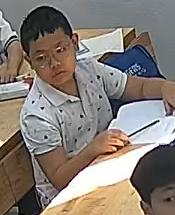
#> input picture test_cases/normal/001-Trần Quang Khải-6A8-6a8_mid-sleep-2026_09_12-073610_073720.jpg, 175 x 215 px
$ python -i normalize_dataset.py   (imports and definitions only)
#> lines starting #> are read from the running program, lines starting #| are printed output that depends on the picture
from __future__ import annotations

import argparse
from collections import Counter
from pathlib import Path

import cv2
import numpy as np

try:
    from .dataset_utils import IMAGE_EXTS, collect_images
except ImportError:
    from dataset_utils import IMAGE_EXTS, collect_images


ROOT = Path(__file__).resolve().parents[1]
IMG_SIZE = 224


# [24 lines left out: functions parse_args, load_image_bgr, not called in this run]


def resize_square(image_bgr: np.ndarray, imgsz: int = IMG_SIZE) -> np.ndarray:
    return cv2.resize(image_bgr, (imgsz, imgsz), interpolation=cv2.INTER_LINEAR)


# [29 lines left out: function letterbox, not called in this run]


def preprocess_image_bgr(image_bgr: np.ndarray, imgsz: int = IMG_SIZE, mode: str = "resize") -> np.ndarray:
    if mode == "resize":
        return resize_square(image_bgr, imgsz)
    if mode == "letterbox":
        return letterbox(image_bgr, imgsz)
    raise ValueError(f"Unknown preprocess mode: {mode}")


def to_nchw_float32(image_bgr: np.ndarray, imgsz: int = IMG_SIZE, mode: str = "resize") -> np.ndarray:
    image_bgr = preprocess_image_bgr(image_bgr, imgsz=imgsz, mode=mode)
    rgb = cv2.cvtColor(image_bgr, cv2.COLOR_BGR2RGB).astype(np.float32) / 255.0
    return np.transpose(rgb, (2, 0, 1))[None, ...]


# [31 lines left out: functions save_preprocessed_image, preprocess_folder, main, not called in this run]


# [2 lines not run here, left out]

>>> import cv2
>>> picture = cv2.imread('../test_cases/normal/001-Trần Quang Khải-6A8-6a8_mid-sleep-2026_09_12-073610_073720.jpg')
#> picture is the input picture: shape (215, 175, 3); mean B, G, R 118.7, 125.4, 134.2
>>> result = to_nchw_float32(picture)
#> in resize_square, `return cv2.resize(image_bgr, (imgsz, imgsz), interpolation=cv2.INTER_L..`:
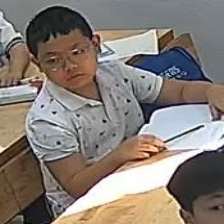
#> returned value: shape (224, 224, 3); mean of channels 0, 1, 2 118.6, 125.3, 134.1; drawn as B, G, R
#> in to_nchw_float32, `rgb = cv2.cvtColor(image_bgr, cv2.COLOR_BGR2RGB).astype(np.float32) / ..`:
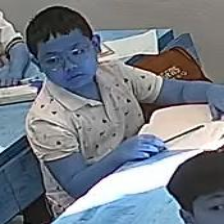
#> rgb: shape (224, 224, 3) float32; mean of channels 0, 1, 2 0.526, 0.491, 0.465; drawn as B, G, R

$ run again, on test_cases/normal/002-Đào Tú Anh-6A4-6a4_right-sleep-2026_09_12-074411_074442.jpg
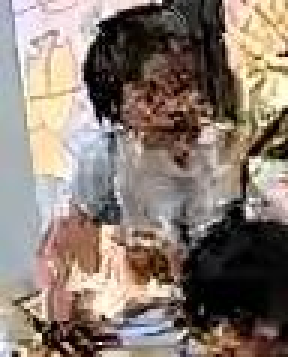
#> input picture test_cases/normal/002-Đào Tú Anh-6A4-6a4_right-sleep-2026_09_12-074411_074442.jpg, 96 x 119 px (shown 3 times larger)
#> picture is the input picture: shape (119, 96, 3); mean B, G, R 113.3, 122.9, 136.7
#> in resize_square, `return cv2.resize(image_bgr, (imgsz, imgsz), interpolation=cv2.INTER_L..`:
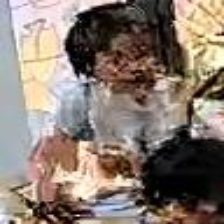
#> returned value: shape (224, 224, 3); mean of channels 0, 1, 2 113.2, 122.8, 136.6; drawn as B, G, R
#> in to_nchw_float32, `rgb = cv2.cvtColor(image_bgr, cv2.COLOR_BGR2RGB).astype(np.float32) / ..`:
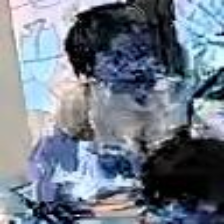
#> rgb: shape (224, 224, 3) float32; mean of channels 0, 1, 2 0.536, 0.482, 0.444; drawn as B, G, R

$ run again, on test_cases/normal/003-unknown-6A5-6a5_right-sleep-2026_09_09-155231_155303.jpg
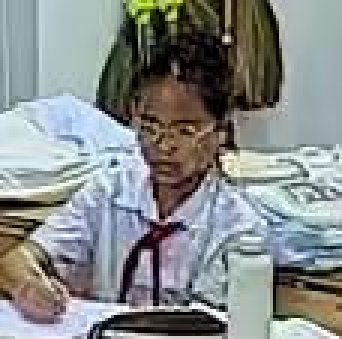
#> input picture test_cases/normal/003-unknown-6A5-6a5_right-sleep-2026_09_09-155231_155303.jpg, 114 x 113 px (shown 3 times larger)
#> picture is the input picture: shape (113, 114, 3); mean B, G, R 138.2, 139.1, 134.9
#> in resize_square, `return cv2.resize(image_bgr, (imgsz, imgsz), interpolation=cv2.INTER_L..`:
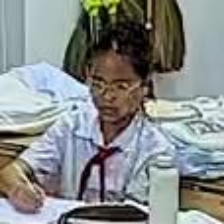
#> returned value: shape (224, 224, 3); mean of channels 0, 1, 2 138.1, 139, 134.8; drawn as B, G, R
#> in to_nchw_float32, `rgb = cv2.cvtColor(image_bgr, cv2.COLOR_BGR2RGB).astype(np.float32) / ..`:
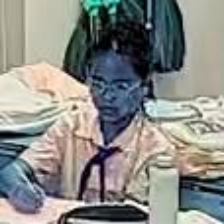
#> rgb: shape (224, 224, 3) float32; mean of channels 0, 1, 2 0.528, 0.545, 0.542; drawn as B, G, R

$ run again, on test_cases/normal/003-unknown-6A6-6a6_left-sleep-2026_09_10-074744_074821.jpg
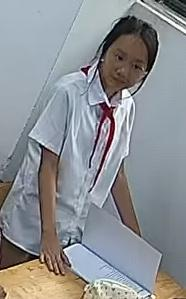
#> input picture test_cases/normal/003-unknown-6A6-6a6_left-sleep-2026_09_10-074744_074821.jpg, 186 x 299 px
#> picture is the input picture: shape (299, 186, 3); mean B, G, R 147.8, 144.3, 141.1
#> in resize_square, `return cv2.resize(image_bgr, (imgsz, imgsz), interpolation=cv2.INTER_L..`:
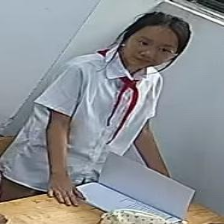
#> returned value: shape (224, 224, 3); mean of channels 0, 1, 2 147.7, 144.2, 141; drawn as B, G, R
#> in to_nchw_float32, `rgb = cv2.cvtColor(image_bgr, cv2.COLOR_BGR2RGB).astype(np.float32) / ..`:
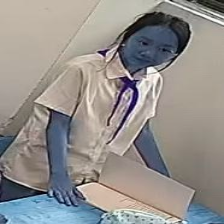
#> rgb: shape (224, 224, 3) float32; mean of channels 0, 1, 2 0.553, 0.565, 0.579; drawn as B, G, R
